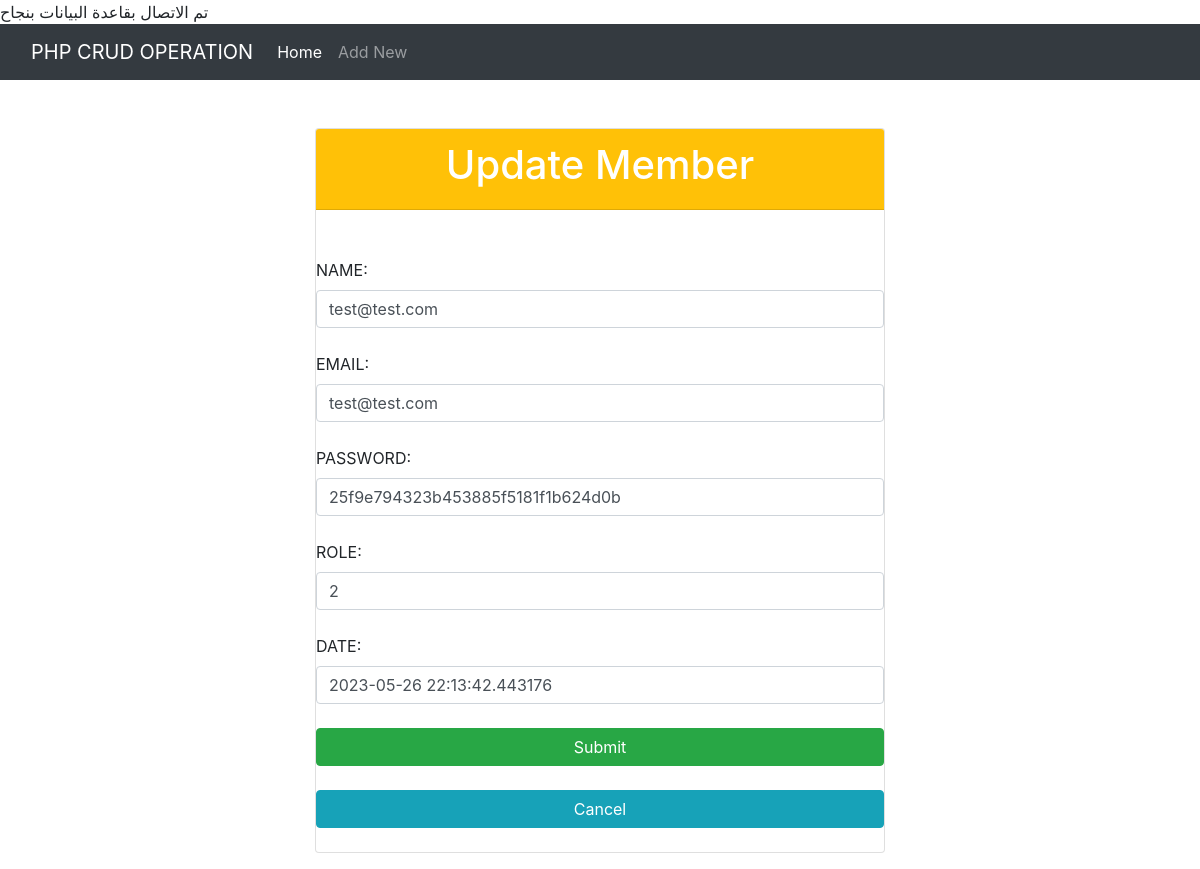
/edit.php?id=139, run on the app's committed database.
### tables this page shows
CREATE TABLE `users` (
  `id` int(11) NOT NULL,
  `name` varchar(255) NOT NULL,
  `email` varchar(255) NOT NULL,
  `p_hash` varchar(255) NOT NULL,
  `role` int(1) NOT NULL,
  `created` datetime(6) NOT NULL DEFAULT current_timestamp(6)
);

### edit.php (the view, shortened to what this page needs)
<?php
  $id="";
  $name="";
  $email="";
  $conn = mysqli_connect("localhost", "root", "", "weba");
    if(!isset($_GET['id'])){
      header("location:show.php");
      exit;
    }else{
    $id = $_GET['id'];
    $sql = "SELECT * FROM users WHERE id='$id'";
    $res = $conn->query($sql);
    if($res&&$res->num_rows>0){
        $row = $res->fetch_assoc();
        $name = $row["name"];
        $email = $row["email"];
        $password = $row["p_hash"];
        $role = $row["role"];
        $date = $row["created"];
    }
}
?>
<!DOCTYPE html>
<html>
<head>
  <link rel="stylesheet" href="https://maxcdn.bootstrapcdn.com/bootstrap/4.0.0/css/bootstrap.min.css">
</head>
<body>
<nav class="navbar navbar-expand-lg navbar-dark bg-dark" class="fw-bold">
      <div class="container-fluid">
        <a class="navbar-brand" href="index.php">PHP CRUD OPERATION</a>
        <div class="collapse navbar-collapse" id="navbarNav">
          <ul class="navbar-nav">
            <li class="nav-item">
              <a class="nav-link active" aria-current="page" href="index.php">Home</a>
            </li>
            <li class="nav-item">
              <a class="nav-link" href="create.php">Add New</a>
            </li>
          </ul>
        </div>
      </div>
    </nav>
 <div class="col-lg-6 m-auto">
 <form method="post">
 <br><br><div class="card">
 <div class="card-header bg-warning">
 <h1 class="text-white text-center">  Update Member </h1>
 </div><br>
 <input type="hidden" name="id" value="<?php echo $id; ?>" class="form-control"> <br>
 <label> NAME: </label>
 <input type="text" name="name" value="<?php echo $name; ?>" class="form-control"> <br>
 <label> EMAIL: </label>
 <input type="text" name="email" value="<?php echo $email; ?>" class="form-control"> <br>
 <label> PASSWORD: </label>
 <input type="text" name="password" value="<?php echo $password; ?>" class="form-control"> <br>
 <label> ROLE: </label>
 <input type="text" name="role" value="<?php echo $role; ?>" class="form-control"> <br>
 <label>  DATE: </label>
 <input type="text" name="date" value="<?php echo $date; ?>" class="form-control"> <br>
 <button class="btn btn-success" type="submit" name="submit"> Submit </button><br>
 <a class="btn btn-info" type="submit" name="cancel" href="show.php"> Cancel </a><br>
 </div>
 </form>
 </div>
</body>
</html>

### data on the page
users: name "test@test.com", email "test@test.com", password "25f9e794323b453885f5181f1b624d0b", role "2", date "2023-05-26 22:13:42.443176"
